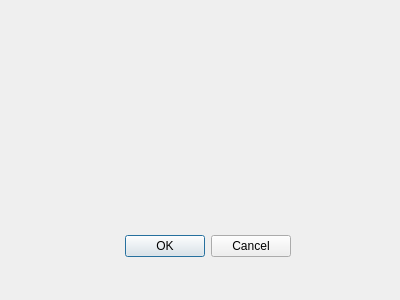
<?xml version="1.0" encoding="UTF-8"?>
<ui version="4.0">
 <class>AddIngridient</class>
 <widget class="QDialog" name="AddIngridient">
  <property name="geometry">
   <rect>
    <x>0</x>
    <y>0</y>
    <width>400</width>
    <height>300</height>
   </rect>
  </property>
  <property name="windowTitle">
   <string>Dialog</string>
  </property>
  <widget class="QDialogButtonBox" name="buttons">
   <property name="geometry">
    <rect>
     <x>110</x>
     <y>230</y>
     <width>181</width>
     <height>32</height>
    </rect>
   </property>
   <property name="orientation">
    <enum>Qt::Horizontal</enum>
   </property>
   <property name="standardButtons">
    <set>QDialogButtonBox::Cancel|QDialogButtonBox::Ok</set>
   </property>
  </widget>
 </widget>
 <resources/>
 <connections>
  <connection>
   <sender>buttons</sender>
   <signal>accepted()</signal>
   <receiver>AddIngridient</receiver>
   <slot>accept()</slot>
   <hints>
    <hint type="sourcelabel">
     <x>248</x>
     <y>254</y>
    </hint>
    <hint type="destinationlabel">
     <x>157</x>
     <y>274</y>
    </hint>
   </hints>
  </connection>
  <connection>
   <sender>buttons</sender>
   <signal>rejected()</signal>
   <receiver>AddIngridient</receiver>
   <slot>reject()</slot>
   <hints>
    <hint type="sourcelabel">
     <x>316</x>
     <y>260</y>
    </hint>
    <hint type="destinationlabel">
     <x>286</x>
     <y>274</y>
    </hint>
   </hints>
  </connection>
 </connections>
</ui>
